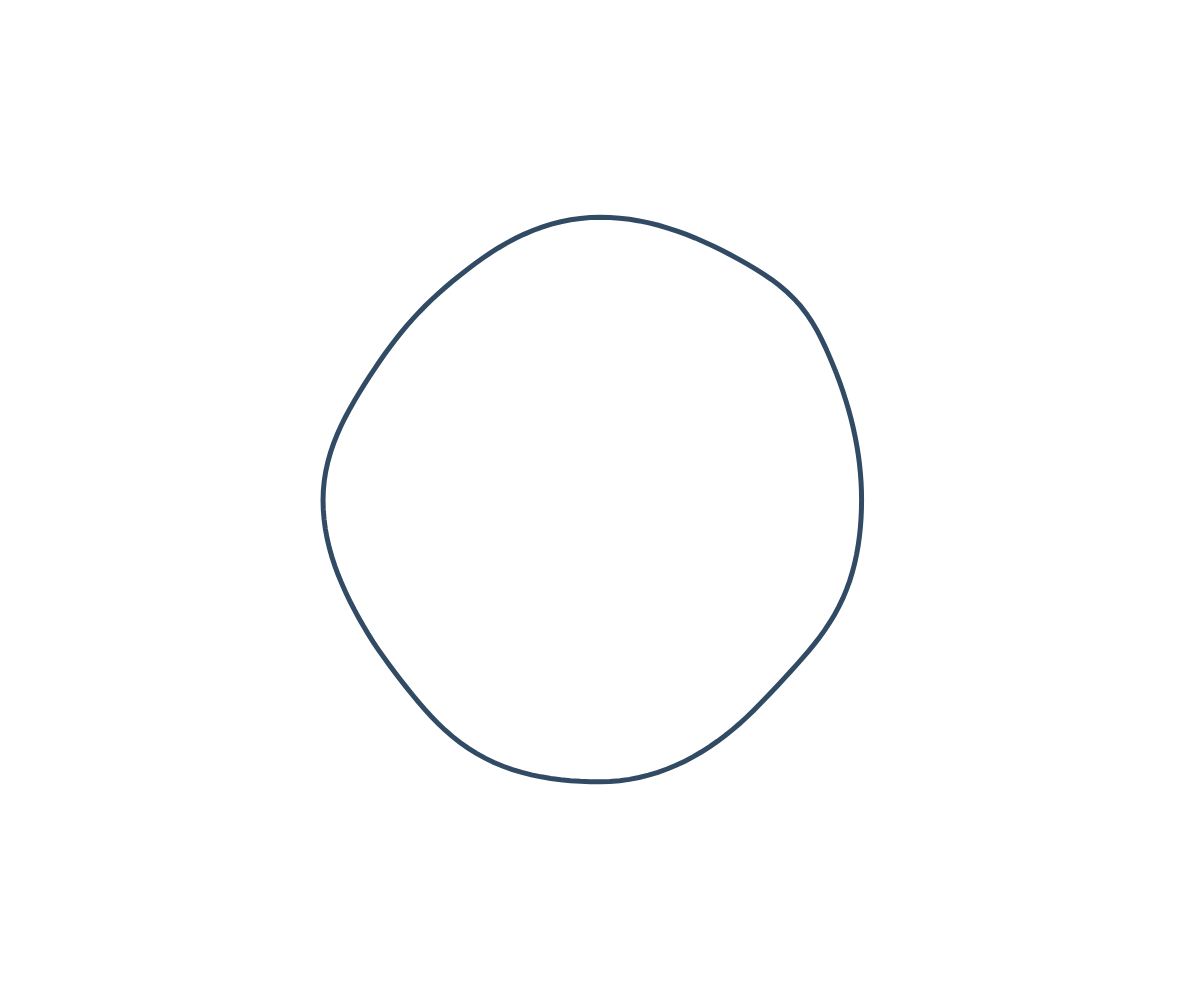
Frame 1 (no input)
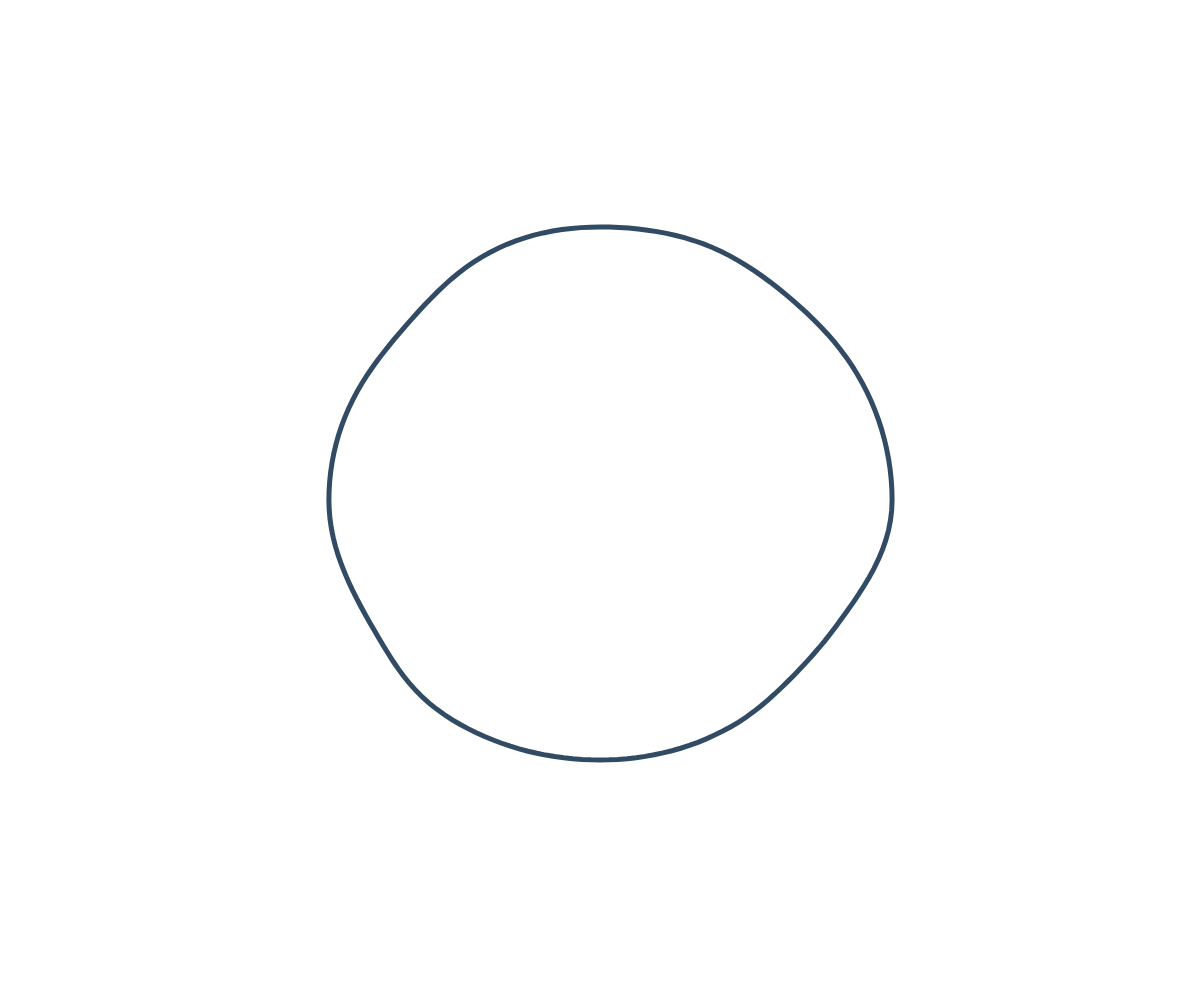
Frame 60 (no input)
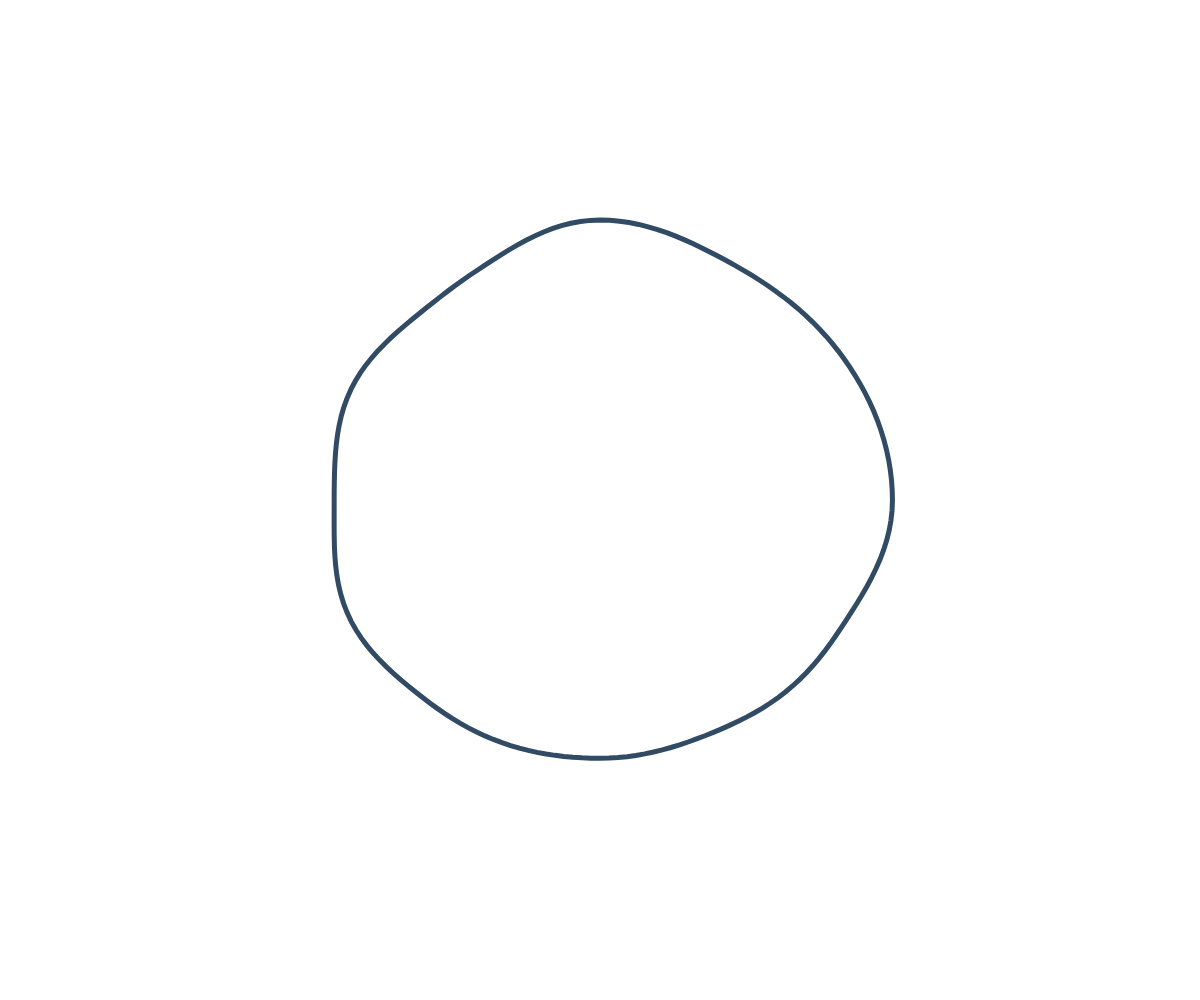
Frame 120 (the mouse pressed at the canvas centre since frame 60)

The p5.js sketch that drew these frames (run headless with seeded random() and noise() and a simulated clock; from frame 60 on, the mouse is pressed at the canvas centre):

// p5.js sketch
// ── sketch.js
let sz,sx,sy,sr;

function setup(){
createCanvas(windowWidth,windowHeight);
angleMode(DEGREES);
strokeWeight(5);
colorMode(RGB);
noFill();
stroke(50,75,100);
sz = random(0,1000);
sr = 0.25;
}

function draw(){
background(255);
gum();
}


function gum(){
sz+=0.0025;
push();
translate(width/2,height/2);
beginShape();
for(i=0;i<181;i++){
let sx = sin(i*2)*sr;
let sy = cos(i*2)*sr;
let r = map(noise(sx+100,sy+100,sz),0,1,10,400);
let x = sin(i*2)*r;
let y = cos(i*2)*r;
vertex(x,y)
}
endShape();
pop();
}
